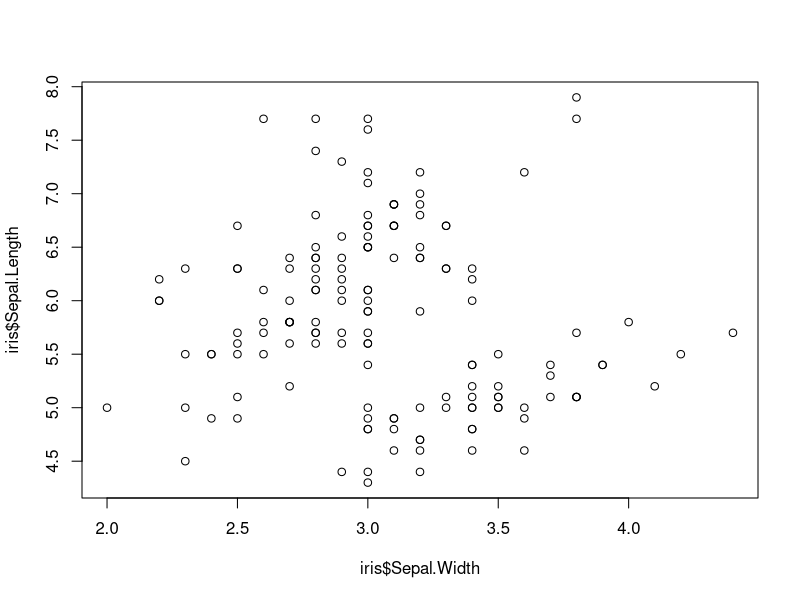
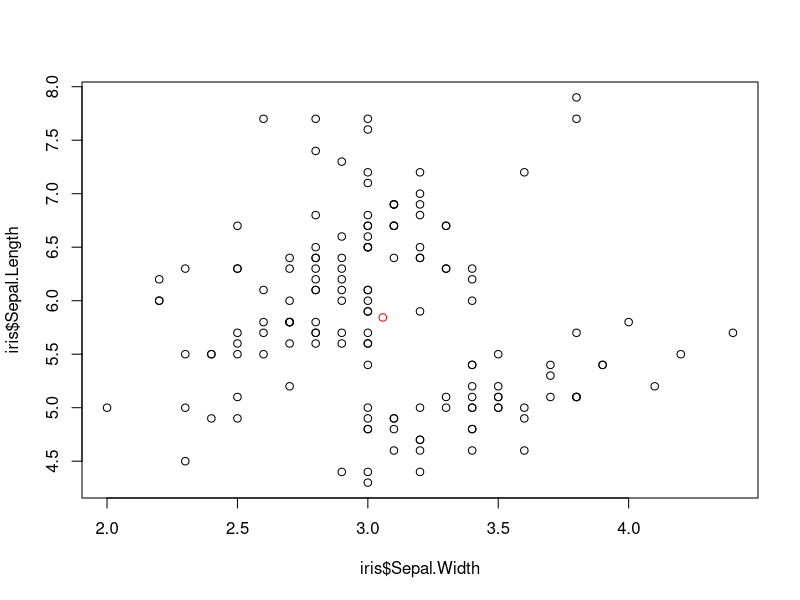
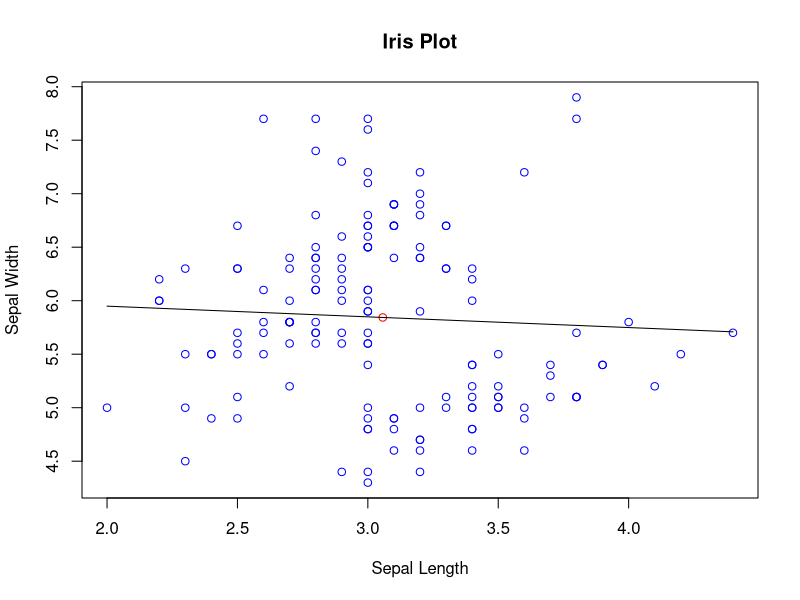

The R source for these figures, in order:
## ---- chunk 1
knitr::opts_chunk$set(echo = TRUE)
## ---- chunk 2
#Iris Dataset

data(iris)

head(iris)

iris$Sepal.Width



#Mean and Standard Deviation

mean(iris$Sepal.Length)

sd(iris$Sepal.Width)



#Scatterplot

plot(x = iris$Sepal.Width, y = iris$Sepal.Length)


data_center_x = mean(iris$Sepal.Width)
data_center_y = mean(iris$Sepal.Length)
c(data_center_x, data_center_y)


#Add point to plot

plot(x = iris$Sepal.Width, y = iris$Sepal.Length)
points(x = data_center_x, y = data_center_y, col = "red")



#Draw line

line_point_slope = function(x, x1, y1, slope)
{
  get_y_intercept = 
    function(x1, y1, slope) 
      return(-(x1 * slope) + y1)
  
  linear = 
    function(x, yint, slope) 
      return(yint + x * slope)
  
  return(linear(x, get_y_intercept(x1, y1, slope), slope))
}



line_point_slope(2, 4, 4, -2)




#Add curve to plot

plot(x = iris$Sepal.Width, y = iris$Sepal.Length, 
     main="Iris Plot", xlab= "Sepal Length", ylab= "Sepal Width",
     col="blue")
points(x = data_center_x, y = data_center_y, col = "red")
curve(
  line_point_slope(
    x, 
    data_center_x, 
    data_center_y,
    -0.1), 
  add = TRUE)



## ---- chunk 3
#Other Datasets


library(MASS)
data(Animals)
head(Animals)
